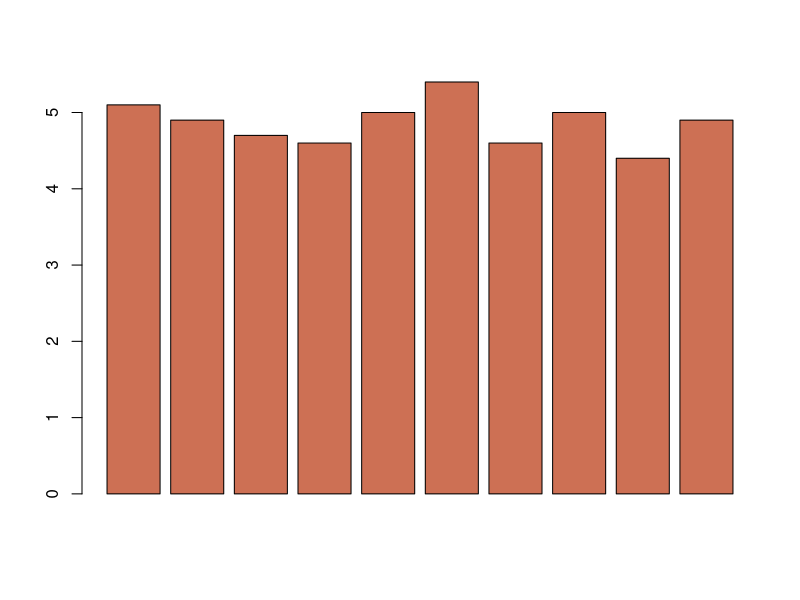
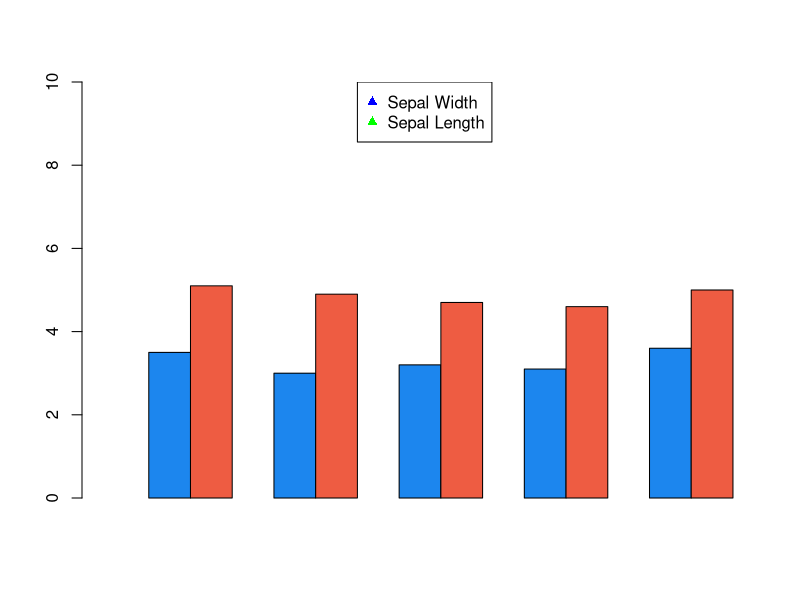

R code for these plots, in order:

# Simple barplot ----------------------------------------------------------

data <- iris$Sepal.Length[1:10]
barplot(data,horiz = F,col = c("salmon3")) 
nlevels(factor(data))

# Grouped barplot ---------------------------------------------------------

data <- matrix(0,2,5)
data[1,] <- iris$Sepal.Width[seq(1,5)]
data[2,] <- iris$Sepal.Length[seq(1,5)]
print(data)
barplot(data, beside=T,col = c("dodgerblue2","tomato2"),
        xlim = c(0,15), ylim = c(0, 10))
legend(x = 6, y = 10, c("Sepal Width","Sepal Length"), pch=17, col=c("blue","green"), bty="y")
dev.off()

